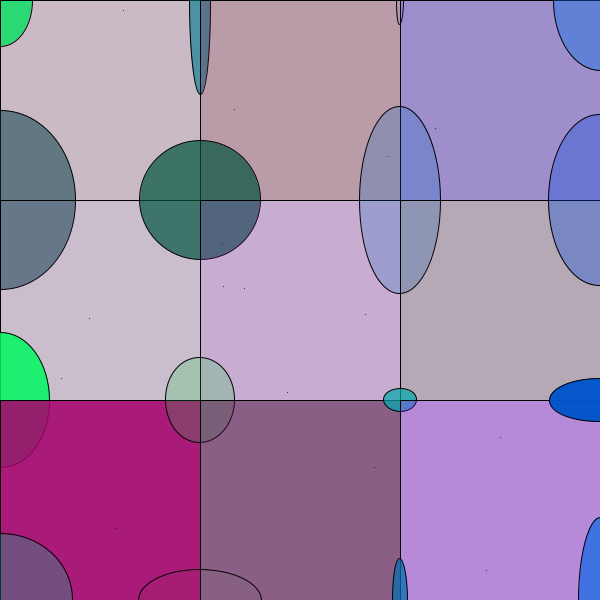
Frame 1 (no input)
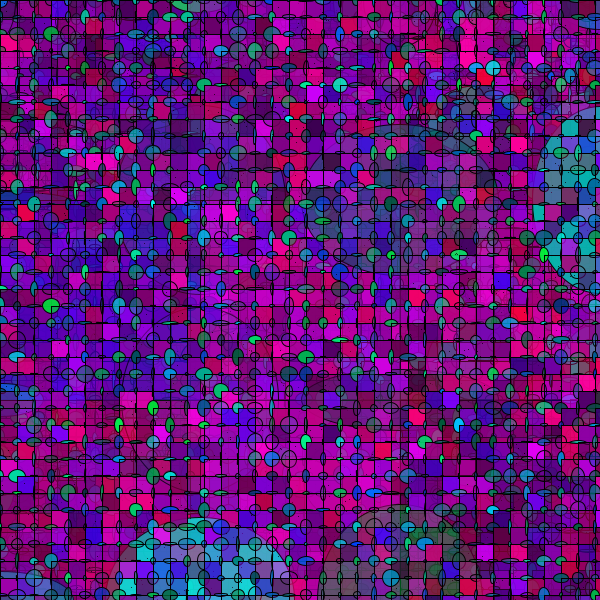
Frame 60 (the mouse pressed at the canvas centre just before this capture)
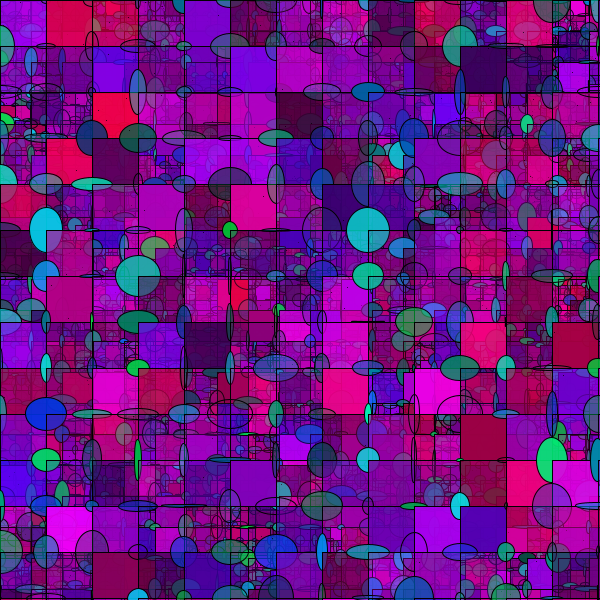
Frame 120 (the mouse held since frame 60 and released just before this capture)

The Processing sketch that drew these frames (run headless with seeded random() and noise(); from frame 60 on, the mouse is pressed at the canvas centre):

// Processing sketch: RandomSquares
// ── RandomSquares.pde
//-----------------------------------------
//-- Title: Random square generation 
//-- Date: 26/01/2019 1:23 
//-- Author: Christopher Ried
//-- Purpose: 
//-----------------------------------------


int square = 3;  
int count = 1; 
int min = 600;
int max = 600; 


void settings()
{
  size(min,max);
  
}
 

void setup()
{
 
}

void draw()
{
  for(int y = 0; y <= square; y = y + 1)
  {
    for (int x = 0; x <= square; x = x + 1)
    {
      generatePoints(); 
      generateEllipse(x,y);
      generateSquares(x,y); 
    }
  }
  square = int(random(1,40));
 // save(count+".jpg");
  count++; 
  
}


void generateEllipse(int x,int y)
{
  
   fill(0, random(50, 255), random(50, 255), random(0, 255));
   ellipse(int((width/square)*x), int((height/square)*y), random(1,width/square),random(1,width/square)); 
   
}

void generateSquares(int x, int y)
{
  fill(random(50, 255),0, random(50, 255), random(0, 255));
      rect((width/square)*x, (height/square)*y, width/square, height/square); 
}

void generatePoints()
{
  point(random(1,height),random(1, width)); 
}
